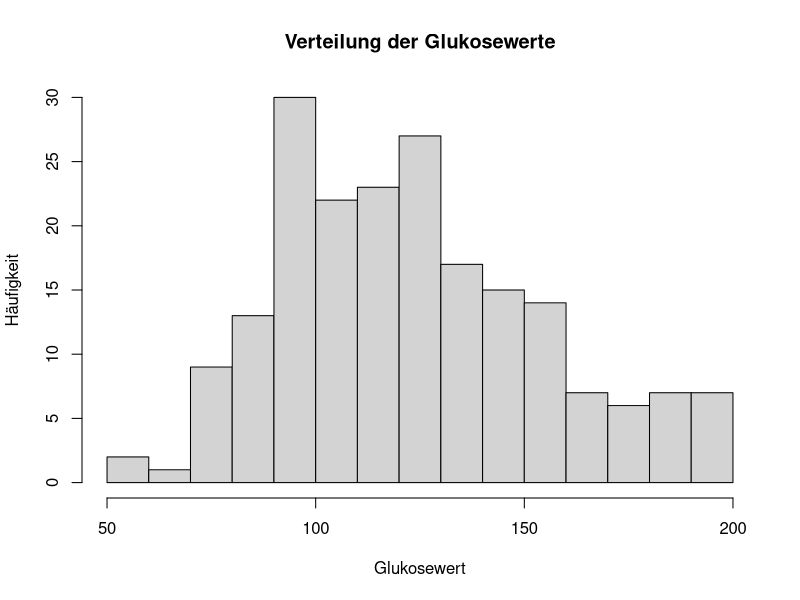
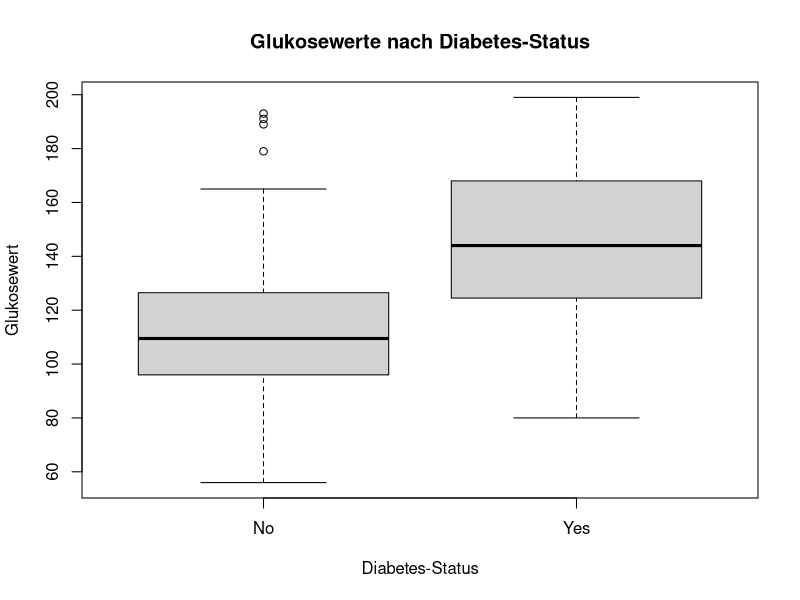
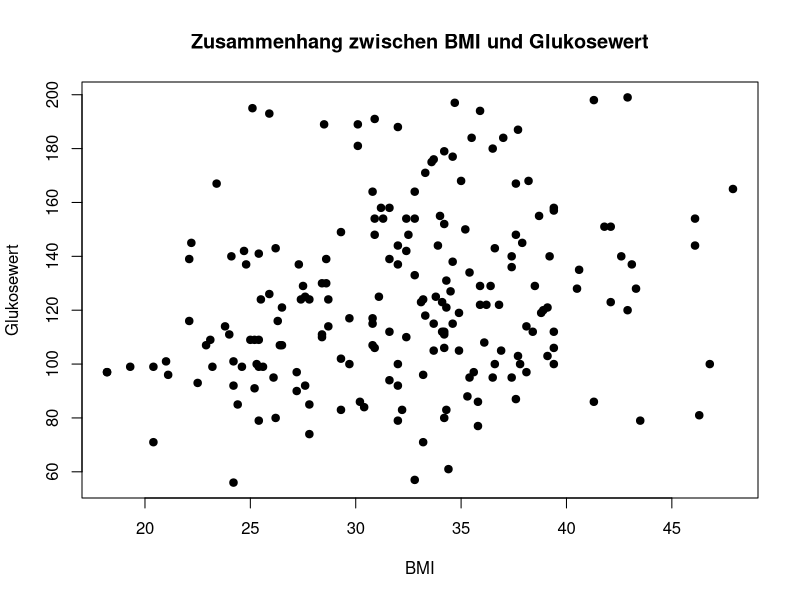
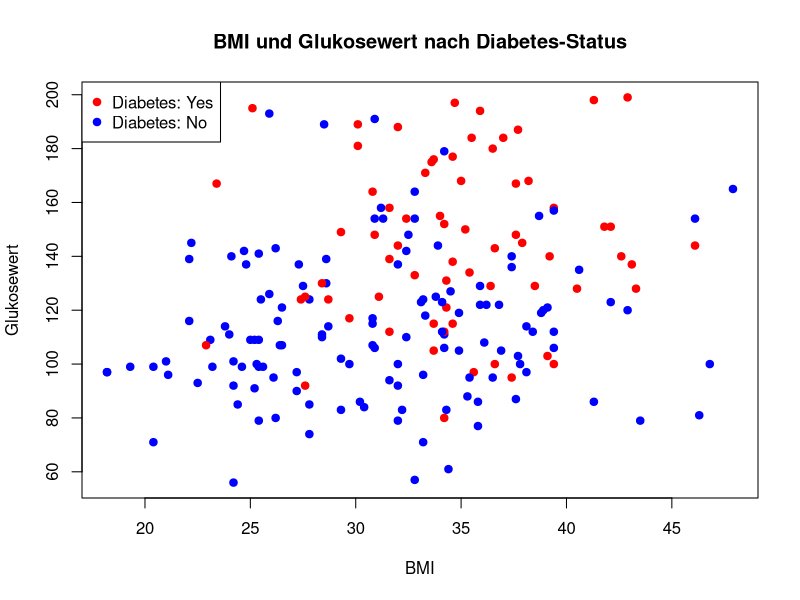
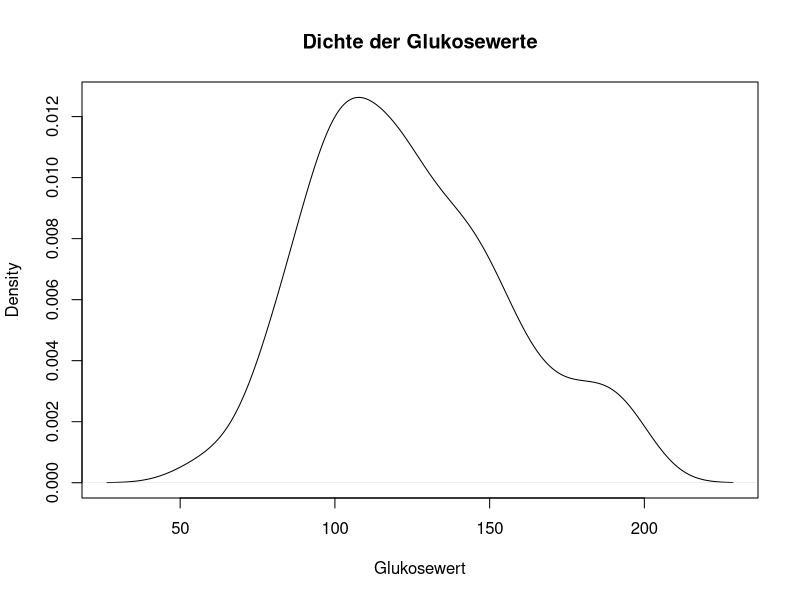
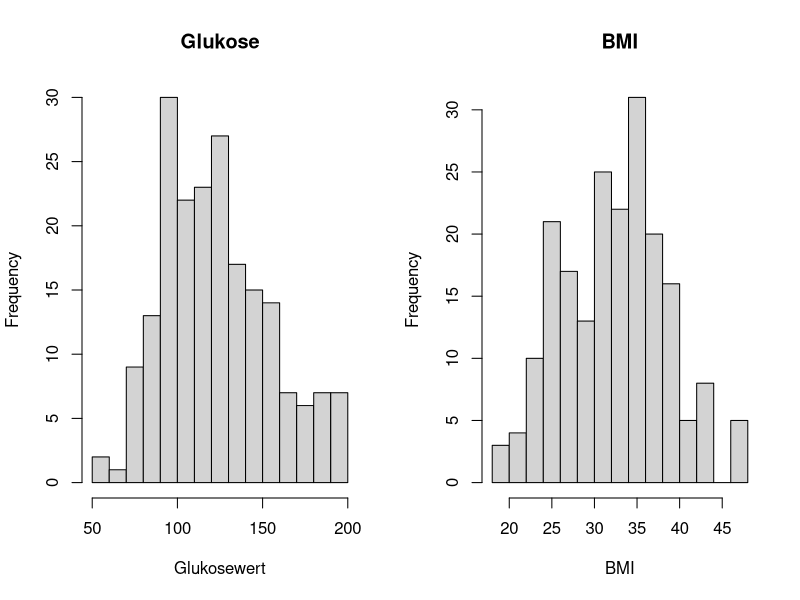
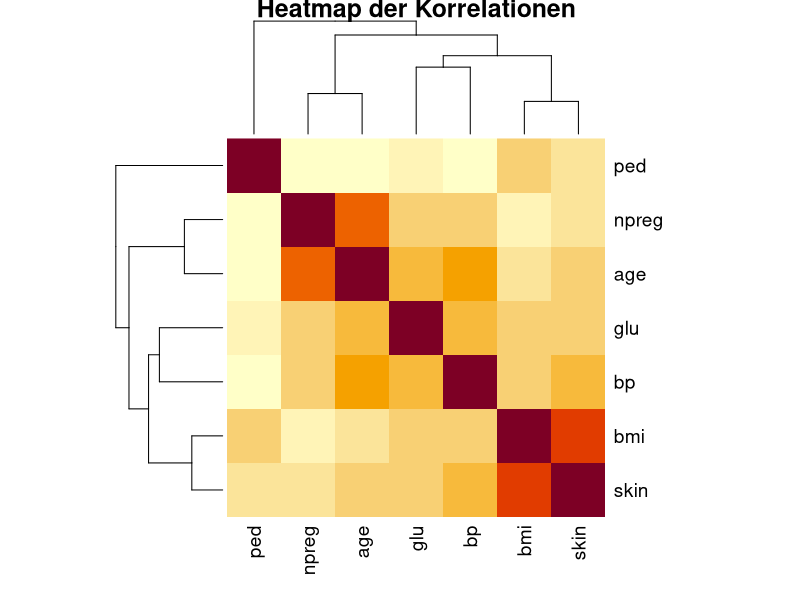
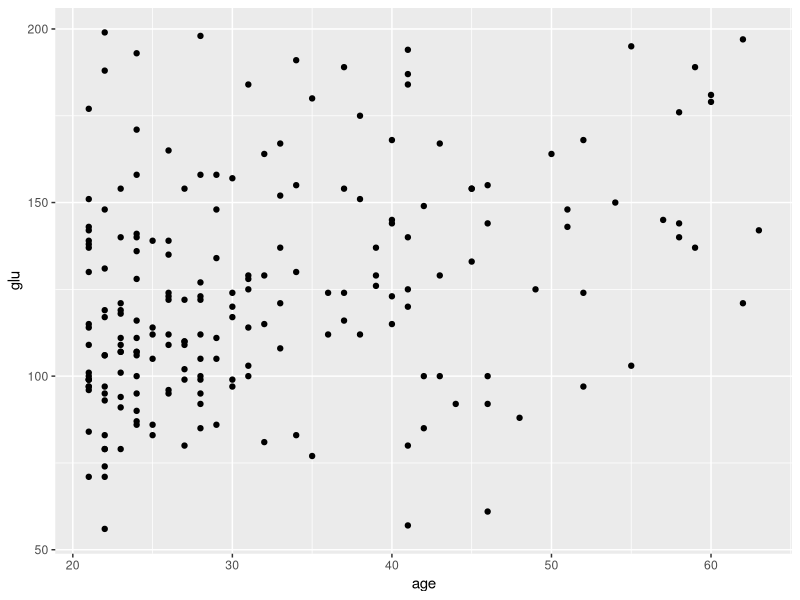

Recreate these plots in R, in order.
## ---- chunk 1
library(MASS)
data(Pima.tr)
head(Pima.tr)
## ---- chunk 2
str(Pima.tr)
## ---- chunk 3
hist(Pima.tr$glu,
     breaks = 20,
     main = "Verteilung der Glukosewerte",
     xlab = "Glukosewert",
     ylab = "Häufigkeit")
## ---- chunk 4
boxplot(glu ~ type,
        data = Pima.tr,
        main = "Glukosewerte nach Diabetes-Status",
        xlab = "Diabetes-Status",
        ylab = "Glukosewert")
## ---- chunk 5
plot(Pima.tr$bmi, Pima.tr$glu,
     main = "Zusammenhang zwischen BMI und Glukosewert",
     xlab = "BMI",
     ylab = "Glukosewert",
     pch = 19)
## ---- chunk 6
plot(Pima.tr$bmi, Pima.tr$glu,
     main = "BMI und Glukosewert nach Diabetes-Status",
     xlab = "BMI",
     ylab = "Glukosewert",
     pch = 19,
     col = ifelse(Pima.tr$type == "Yes", "red", "blue"))

legend("topleft",
       legend = c("Diabetes: Yes", "Diabetes: No"),
       col = c("red", "blue"),
       pch = 19)
## ---- chunk 7
plot(density(Pima.tr$glu),
     main = "Dichte der Glukosewerte",
     xlab = "Glukosewert")
## ---- chunk 8
par(mfrow = c(1, 2))

hist(Pima.tr$glu,
     breaks = 20,
     main = "Glukose",
     xlab = "Glukosewert")
hist(Pima.tr$bmi,
     breaks = 20,
     main = "BMI",
     xlab = "BMI")
par(mfrow = c(1, 1))
## ---- chunk 9
korrelationen <- cor(Pima.tr[, c("npreg", "glu", "bp", "skin", "bmi", "ped", "age")])

round(korrelationen, 2)
## ---- chunk 10
heatmap(korrelationen,
        main = "Heatmap der Korrelationen",
        symm = TRUE)
## ---- chunk 11
library(ggplot2)
## ---- chunk 12
ggplot(Pima.tr, aes(x = age, y = glu)) +
  geom_point()
## ---- chunk 13
ggplot(data = Pima.tr,
       aes(x = age, y = glu)) +
  geom_point()
## ---- chunk 14
p <- ggplot(Pima.tr, aes(x = age, y = glu, color = type)) +
  geom_point(size = 2)
## ---- chunk 15
p
## ---- chunk 16
ggplot(Pima.tr, aes(x = age, y = glu, color = type)) +
  geom_point()
## ---- chunk 17
ggplot(Pima.tr, aes(x = age, y = glu)) +
  geom_point(color = "steelblue")
## ---- chunk 18
ggplot(Pima.tr, aes(x = bmi, y = glu)) +
  geom_point()
## ---- chunk 19
ggplot(Pima.tr, aes(x = glu)) +
  geom_histogram(bins = 20)
## ---- chunk 20
ggplot(Pima.tr, aes(x = type, y = glu)) +
  geom_boxplot()
## ---- chunk 21
ggplot(Pima.tr, aes(x = bmi, y = glu)) +
  geom_point() +
  geom_smooth(method = "lm", se = FALSE)
## ---- chunk 22
ggplot(Pima.tr, aes(x = age, y = glu)) +
  geom_point() +
  scale_y_continuous(
  name = "Glukosewert",
  limits = c(0, 250),
  breaks = seq(0, 250, 50)
) +
  scale_x_continuous(name = "Alter")
## ---- chunk 23
ggplot(Pima.tr, aes(x = bmi, y = glu, color = type)) +
  geom_point(size = 3, alpha = 0.8)
## ---- chunk 24
ggplot(Pima.tr, aes(x = type)) +
  geom_bar()
## ---- chunk 25
mittelwerte <- aggregate(glu ~ type, data = Pima.tr, mean)

mittelwerte
## ---- chunk 26
ggplot(mittelwerte, aes(x = type, y = glu)) +
  geom_col()
## ---- chunk 27
ggplot(Pima.tr, aes(x = bmi, y = glu)) +
  geom_point() +
  facet_wrap(~ type)
## ---- chunk 28
ggplot(Pima.tr, aes(x = bmi, y = glu, color = type)) +
  geom_point(size = 3, alpha = 0.8) +
  labs(
    title = "Zusammenhang zwischen BMI und Glukosewert",
    subtitle = "Pima.tr-Datensatz",
    x = "Body-Mass-Index",
    y = "Glukosewert",
    color = "Diabetesstatus"
  )
## ---- chunk 29
ggplot(Pima.tr, aes(x = bmi, y = glu, color = type)) +
  geom_point(size = 3, alpha = 0.8) +
  theme_minimal()
## ---- chunk 30
ggplot(Pima.tr, aes(x = bmi, y = glu)) +
  geom_point()
## ---- chunk 31
ggplot(Pima.tr, aes(x = bmi, y = glu, color = type)) +
  geom_point(size = 3, alpha = 0.7)
## ---- chunk 32
ggplot(Pima.tr, aes(x = bmi, y = glu, color = type)) +
  geom_point(size = 3, alpha = 0.7) +
  facet_wrap(~ type) +
  labs(
    title = "BMI und Glukosewert nach Diabetesstatus",
    x = "Body-Mass-Index",
    y = "Glukosewert",
    color = "Diabetesstatus"
  ) +
  theme_minimal()
## ---- chunk 33
library(igraph)

kanten <- data.frame(
  von = c("Anna", "Anna", "Ben", "Clara", "David", "Eva"),
  zu  = c("Ben", "Clara", "David", "David", "Eva", "Anna")
)

kanten
## ---- chunk 34
netz <- graph_from_data_frame(
  d = kanten,
  directed = FALSE
)

netz
## ---- chunk 35
as_adjacency_matrix(netz, sparse = FALSE)
## ---- chunk 36
plot(netz)
## ---- chunk 37
plot(
  netz,
  vertex.color = "lightblue",
  vertex.size = 30,
  vertex.label.cex = 1.1,
  edge.width = 2
)
## ---- chunk 38
grad <- degree(netz)

grad
## ---- chunk 39
plot(
  netz,
  vertex.size = grad * 8,
  vertex.color = "lightblue",
  vertex.label.cex = 1.1,
  edge.width = 2
)
## ---- chunk 40
plot(
  netz,
  layout = layout_with_fr(netz),
  vertex.size = grad * 8,
  vertex.color = "lightblue",
  edge.width = 2
)
